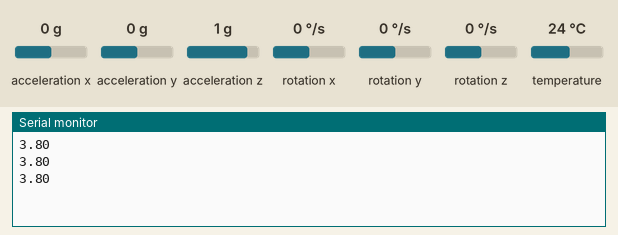
Recording of a sketch running on a simulated Arduino Uno, built with avr-gcc and run on an emulated ATmega328P. On the bench: the last lines printed to the serial monitor. Inputs (shaded band) come from the test bench; at power-on: acceleration x 0 g, acceleration y 0 g, acceleration z 1 g, rotation x 0 °/s, rotation y 0 °/s, rotation z 0 °/s, temperature 24 °C.

Above: at 1.3 s.
1.4 s: acceleration x set to -1.4 g
At 2.0 s:
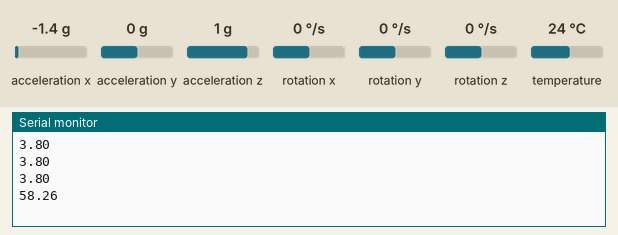
2.9 s: acceleration y set to -1.4 g
At 3.5 s:
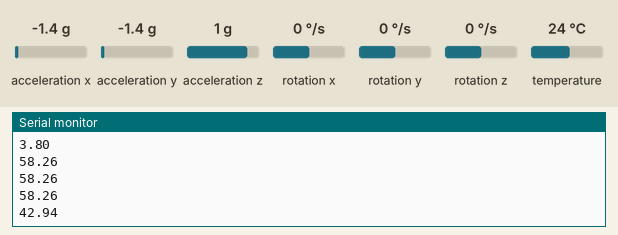
4.4 s: acceleration z set to -1.4 g
At 5.0 s:
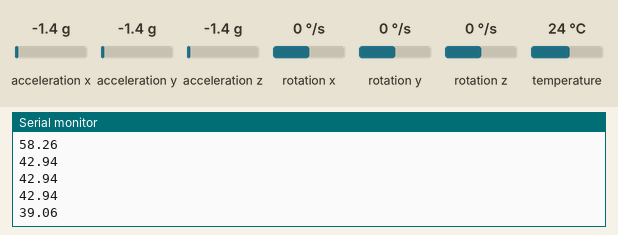
Timing chart, 0 to 7.4 s (numbered marks = the images above; inputs shaded):
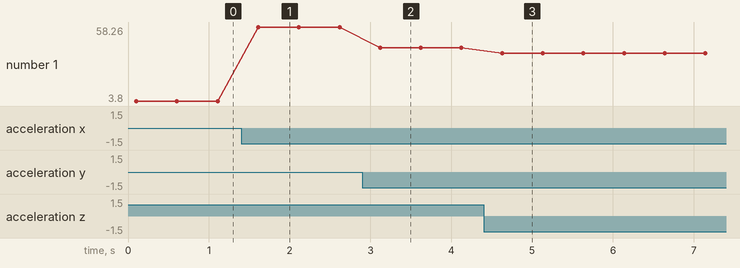

The sketch:

readMPU6050.ino
```cpp
/*
readMPU6050.ino
ME134 HW #3
Jacob Choi 10/19/2023
*/

#include <Adafruit_MPU6050.h>
#include <Adafruit_Sensor.h>
#include <Wire.h>

Adafruit_MPU6050 mpu;

int minVal=265;
int maxVal=402;
float initialAngle = 0;

void setup(void) {
  Serial.begin(115200);

  if (!mpu.begin()) {
    Serial.println("Failed to find MPU6050 chip");
    while (true) {
      delay(10);
    }
  }

  mpu.setAccelerometerRange(MPU6050_RANGE_8_G);
  mpu.setGyroRange(MPU6050_RANGE_500_DEG);
  mpu.setFilterBandwidth(MPU6050_BAND_5_HZ);
  delay(100);
}

void loop() {
  /* Get new sensor events with the readings */
  sensors_event_t a, g, temp;
  mpu.getEvent(&a, &g, &temp);

  /* Print out the values */
  /*
  Serial.print("Acceleration X: ");
  Serial.print(a.acceleration.x);
  Serial.print(", Y: ");
  Serial.print(a.acceleration.y);
  Serial.print(", Z: ");
  Serial.print(a.acceleration.z);
  Serial.println(" m/s^2");

  Serial.print("Rotation X: ");
  Serial.print(g.gyro.x);
  Serial.print(", Y: ");
  Serial.print(g.gyro.y);
  Serial.print(", Z: ");
  Serial.print(g.gyro.z);
  Serial.println(" rad/s");
  */

  /*
  int xAng = map(a.acceleration.x, minVal, maxVal, -90, 90);
  int yAng = map(a.acceleration.y, minVal, maxVal, -90, 90);
  double z = RAD_TO_DEG * (atan2(-yAng, -xAng)+PI);
  Serial.println(z);
  */

  //float roll = atan2(a.acceleration.y , a.acceleration.z) * 180.0 / PI;
  float pitch = atan2(-a.acceleration.x , sqrt(a.acceleration.y * a.acceleration.y + a.acceleration.z * a.acceleration.z)) * 180.0 / PI; //account for roll already applied

  Serial.println(pitch + 3.8);
  Serial.println("");
  delay(500);
}
```

Measured:
- after the input at 1.4 s, the serial monitor: prints a new line after 0.21 s (image 1)
- after the input at 2.9 s, the serial monitor: prints a new line after 0.22 s (image 2)
- after the input at 4.4 s, the serial monitor: prints a new line after 0.23 s (image 3)
- plotted number 1: 3.8 → 58.26 after the input at 1.4 s, 58.26 → 42.94 after the input at 2.9 s, 42.94 → 39.06 after the input at 4.4 s
